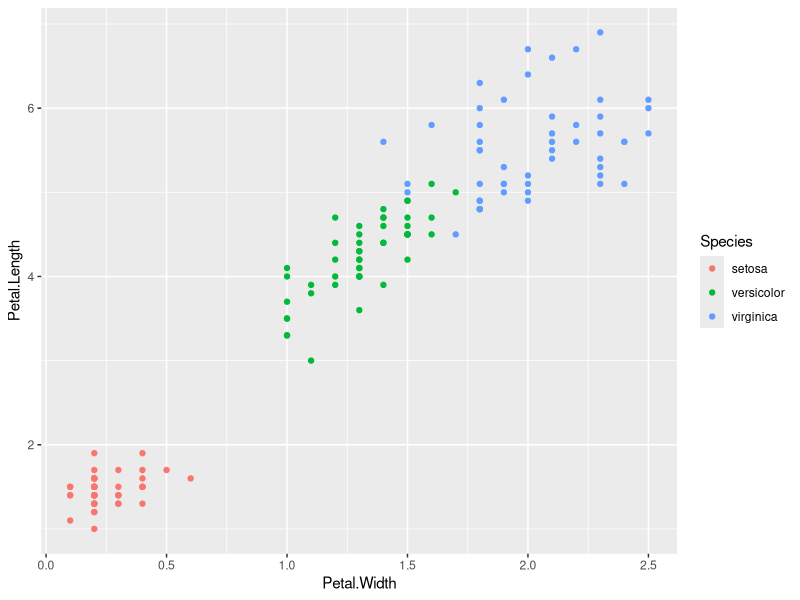
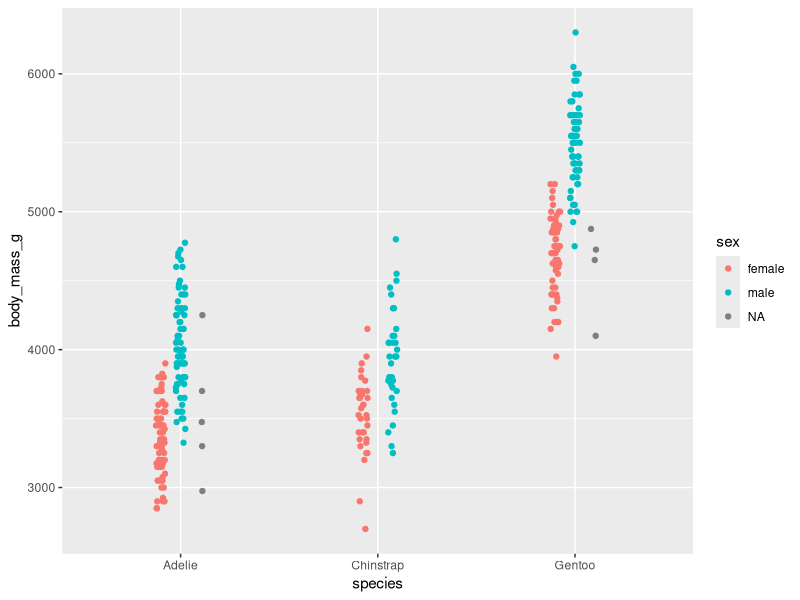

Write the R code that produced these figures, in order.
# 多重比較の紹介
# 2024-09-25
# Greg Nishihara


# パッケージの読み込み
# github のリンク https://github.com/gnishihara/data-kaiseki-2024

library(tidyverse) # tidyverse
library(lubridate) # 日時データの処理
library(emmeans)   # 多重比較
library(ggtext)    # ggplot にマークダウンを使う

# install.packages("palmerpenguins")

# 3種のアヤメ(Iris setosa, Iris versicolor, Iris virginica)

df1 = iris |> as_tibble()

df1
# 作図して、データを可視化する
ggplot(df1) + 
  geom_point(aes(x = Petal.Width,
                 y = Petal.Length,
                 color = Species))


# 作業仮設：種によって花弁の長さは異なる
# 帰無仮説：種による花弁の長さは等しい（または、同じである）

# t検定を利用
# このとき、すべて種の組み合わせによる違いを検討する
# setosa vs versicolor (t12)
# setosa vs virginica (t13)
# versicolor vs virginica (t23)
# t検定の関数は t.test()

filter(df1, !str_detect(Species, "virginica"))

t12 = t.test(Petal.Length ~ Species,
       data = filter(df1, !str_detect(Species, "virginica")))

t13 = t.test(Petal.Length ~ Species,
             data = filter(df1, !str_detect(Species, "versicolor")))

t23 = t.test(Petal.Length ~ Species,
             data = filter(df1, !str_detect(Species, "setosa")))

t12 # t値 (-39.49), 自由度 (62.14), p値 (<2.2e-16)
t13
t23
# 一つの作業仮設にたいして、t検定を複数回すると、
# 第１種の誤りを起こしやすい。
# ３回比較した場合、第１誤り = (1-(1-0.05)^3)
(1-(1-0.05)^3)


# 数種類の因子の影響を見たいとき、分散分析

m1 = lm(Petal.Length ~ Species, data = df1)
summary.aov(m1) # 一元配置分散分析
emmeans(m1, specs = 'pairwise'~Species) # デフォルトは TukeyHSD 法
emmeans(m1, specs = 'pairwise'~Species, # ボンフェロニー法
        adjust = "bonferroni")

# 二元配置分散分析
# species, island, sex が因子
# bill_length_mm, bill_depth_mm, flipper_length_mm,
# body_mass_g, year
df2 = palmerpenguins::penguins

ggplot(df2) + 
  geom_point(aes(x = species,
                 y = body_mass_g, 
                 color = sex),
             position = position_jitterdodge(jitter.width = 0.1,
                                             dodge.width = 0.3))

m0 = lm(body_mass_g ~ 1, data = df2) # 帰無モデル
m1 = lm(body_mass_g ~ species, data = df2) # species に対するモデル
m2 = lm(body_mass_g ~ sex, data = df2) # sex に対するモデル
m3 = lm(body_mass_g ~ species + sex, data = df2) # species + sex に対するモデル
m4 = lm(body_mass_g ~ species + sex + species:sex, data = df2) # フルモデル（相互作用項あり）
